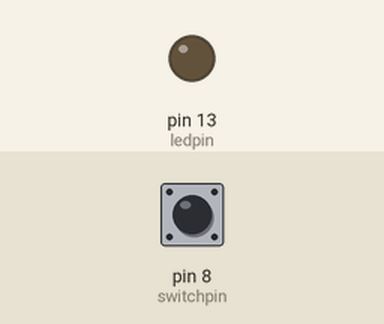
Simulated run of this sketch. Board: Arduino Uno, built with avr-gcc and run on an emulated ATmega328P. Shown: output pins drawn as LEDs (lit = HIGH). The test bench sets the inputs (shaded band); at power-on: pin 8 (switchpin) LOW.

Above: at 1.2 s.
1.3 s: pin 8 (switchpin) pulled HIGH for 0.15 s
At 1.37 s:
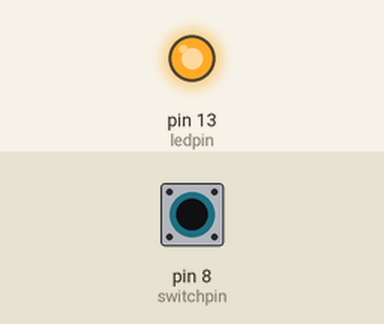
2.9 s: pin 8 (switchpin) pulled HIGH for 3.2 s
At 6.5 s:
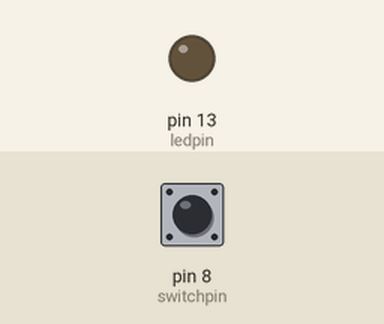
Timing chart, 0 to 8.0 s (numbered marks = the images above; inputs shaded):
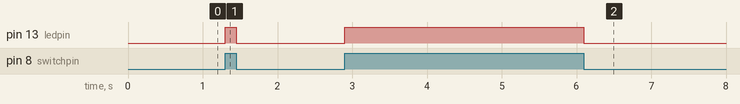

The sketch:

Turn_on_using_a_switch.ino
```cpp
int ledpin = 13;
int switchpin = 8;
void setup() {
  pinMode (ledpin, OUTPUT);
  pinMode (switchpin, INPUT);

}

void loop() {
  if (digitalRead (switchpin) == HIGH)
    { digitalWrite (ledpin, HIGH);
    }
  else
    {digitalWrite (ledpin, LOW);
    }
}
```

Measured:
- after the input at 1.3 s, pin 13 (ledpin): LOW → HIGH at once, → LOW 0.15 s later
- after the input at 2.9 s, pin 13 (ledpin): LOW → HIGH at once, → LOW 3.2 s later
